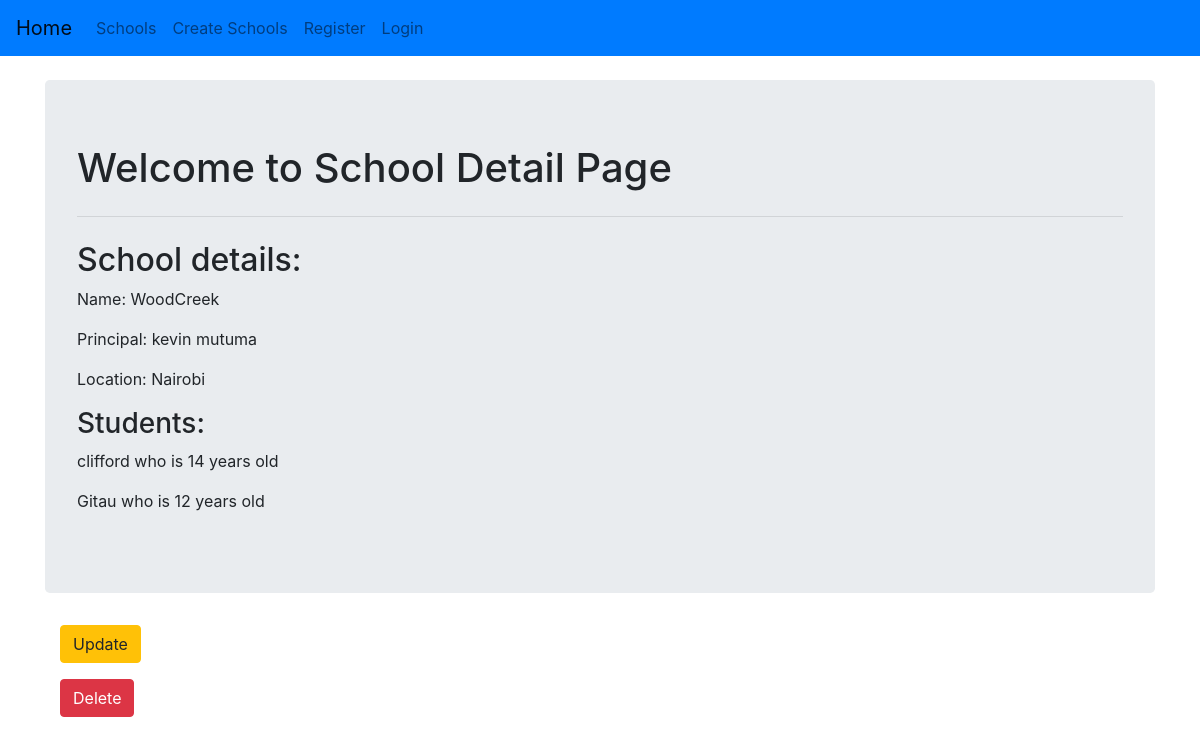
Before: /1 with the older database file.
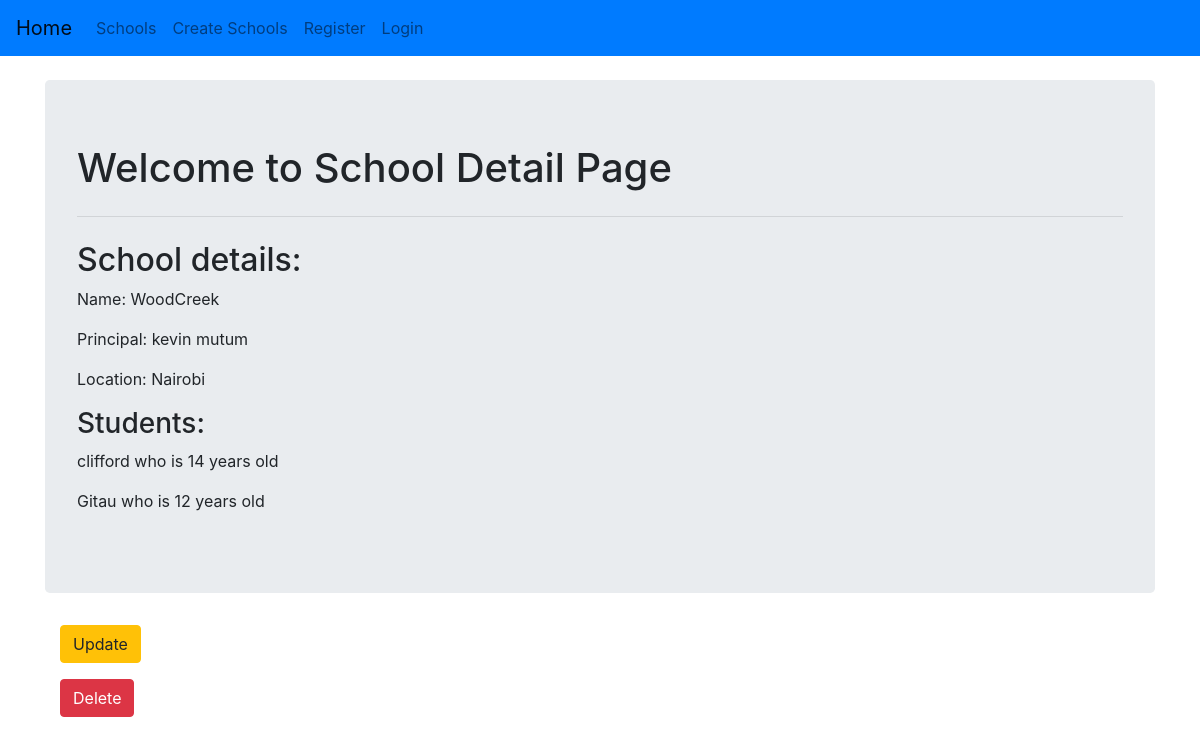
After: the same page with the newer database file.
### cbvs/models.py (models this page shows, shortened)
class School(models.Model):
    name = models.CharField(max_length=256)
    principal = models.CharField(max_length=256)
    location = models.CharField(max_length=256)

### cbvs/views.py (the view)
# urls.py: path('<int:pk>', views.SchoolDetailView.as_view(), name='detail'),
class SchoolDetailView(DetailView):
    context_object_name = 'school_detail'
    model = models.School
    template_name = 'school_detail.html'

### cbvs/templates/school_detail.html
{% extends 'base.html' %}
{% block content %}
<br>
<div class="jumbotron">
  <h1>Welcome to School Detail Page</h1>
  <hr class="my-4">
    <h2>School details: </h2>
  <p>Name: {{ school_detail.name }}</p>
     <p>Principal: {{ school_detail.principal }}</p>
    <p>Location: {{ school_detail.location }}</p>
    <h3>Students:</h3>
  {% for student in school_detail.students.all %}
  <p>{{student.name }} who is {{ student.age }} years old</p>
  {% endfor %}
</div>
<div class="container">
  <p><a class="btn btn-warning" href="{% url 'update' pk=school_detail.pk %}">Update</a></p>
</div>
<div class="container">
  <p><a class="btn btn-danger" href="{% url 'delete' pk=school_detail.pk %}">Delete</a></p>
</div>
{% endblock %}

Changed rows visible on the page:
changed School "WoodCreek": principal "kevin mutuma" → "kevin mutum"
